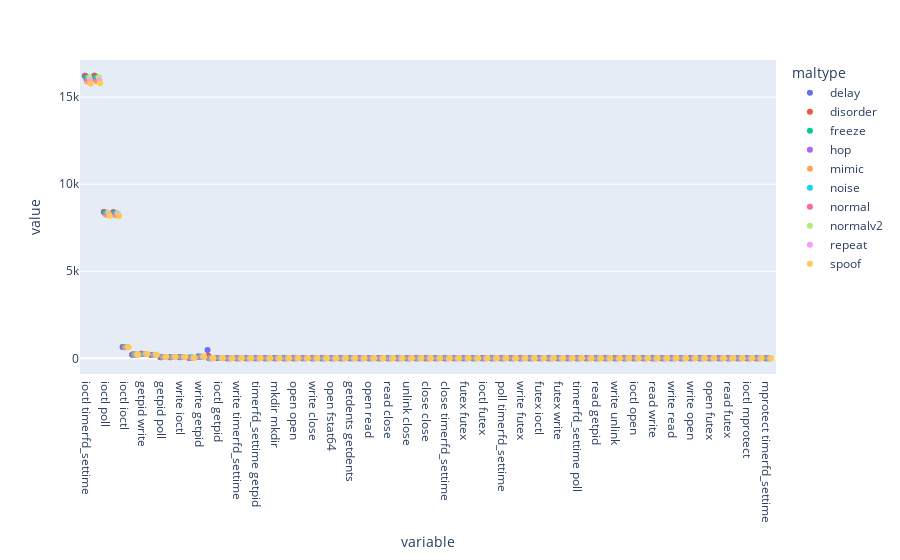

The notebook cell saved with this chart:
### Code cell
import plotly.express as px
k1 = [i for i in gram_1]
fig = px.strip(mead_2_gram, color='maltype')
fig.show()

### Figure 1 — Plotly figure (JSON) as saved in the notebook; plotly's stock layout.template omitted (floating-point values rounded to 4 significant figures)
{"data": [{"alignmentgroup": "True", "boxpoints": "all", "fillcolor": "rgba(255,255,255,0)", "hoveron": "points", "hovertemplate": "maltype=delay<br>variable=%{x}<br>value=%{y}<extra></extra>", "legendgroup": "delay", "line": {"color": "rgba(255,255,255,0)"}, "marker": {"color": "#636efa"}, "name": "delay", "offsetgroup": "delay", "orientation": "v", "pointpos": 0, "showlegend": true, "type": "box", "x": ["ioctl timerfd_settime", "timerfd_settime ioctl", "ioctl poll", "poll ioctl", "ioctl ioctl", "poll getpid", "getpid write", "write poll", "getpid poll", "poll write", "write ioctl", "ioctl write", "write getpid", "write write", "ioctl getpid", "getpid ioctl", "write timerfd_settime", "timerfd_settime write", "timerfd_settime getpid", "ioctl mkdir", "mkdir mkdir", "mkdir open", "open open", "open write", "write close", "close open", "open fstat64", "fstat64 getdents", "getdents getdents", "getdents open", "open read", "read read", "read close", "close unlink", "unlink close", "close mkdir", "close close", "open close", "close timerfd_settime", "poll futex", "futex futex", "futex poll", "ioctl futex", "futex timerfd_settime", "poll timerfd_settime", "futex getpid", "write futex", "timerfd_settime futex", "futex ioctl", "getpid timerfd_settime", "futex write", "getpid futex", "timerfd_settime poll", "poll poll", "read getpid", "close getpid", "write unlink", "timerfd_settime timerfd_settime", "ioctl open", "getpid read", "read write", "futex read", "write read", "open getpid", "write open", "close futex", "open futex", "futex open", "read futex", "getpid open", "ioctl mprotect", "mprotect mprotect", "mprotect timerfd_settime"], "x0": " ", "xaxis": "x", "y": [16230.0, 16230.0, 8410.0, 8392.0, 649.5, 204.6, 260.2, 188.8, 61.33, 61.38, 64.28, 37.12, 97.29, 475.0, 17.84, 3.163, 10.02, 2.75, 2.902, 0.3677, 1.833, 1.834, 3.301, 1.835, 1.836, 4.038, 1.833, 1.833, 1.833, 1.833, 1.837, 1.837, 1.836, 1.832, 1.833, 1.467, 1.468, 2.2, 0.3677, 1.742, 4.427, 0.6395, 1.427, 1.415, 0.06385, 2.049, 1.126, 0.3193, 0.4655, 0.03913, 0.05355, 0.009269, 0.00309, 0.007209, 0.00103, 0.00103, 0.00103, 0.00206, 0, 0, 0, 0, 0, 0, 0, 0, 0, 0, 0, 0, 0, 0, 0], "y0": " ", "yaxis": "y"}, {"alignmentgroup": "True", "boxpoints": "all", "fillcolor": "rgba(255,255,255,0)", "hoveron": "points", "hovertemplate": "maltype=disorder<br>variable=%{x}<br>value=%{y}<extra></extra>", "legendgroup": "disorder", "line": {"color": "rgba(255,255,255,0)"}, "marker": {"color": "#EF553B"}, "name": "disorder", "offsetgroup": "disorder", "orientation": "v", "pointpos": 0, "showlegend": true, "type": "box", "x": ["ioctl timerfd_settime", "timerfd_settime ioctl", "ioctl poll", "poll ioctl", "ioctl ioctl", "poll getpid", "getpid write", "write poll", "getpid poll", "poll write", "write ioctl", "ioctl write", "write getpid", "write write", "ioctl getpid", "getpid ioctl", "write timerfd_settime", "timerfd_settime write", "timerfd_settime getpid", "ioctl mkdir", "mkdir mkdir", "mkdir open", "open open", "open write", "write close", "close open", "open fstat64", "fstat64 getdents", "getdents getdents", "getdents open", "open read", "read read", "read close", "close unlink", "unlink close", "close mkdir", "close close", "open close", "close timerfd_settime", "poll futex", "futex futex", "futex poll", "ioctl futex", "futex timerfd_settime", "poll timerfd_settime", "futex getpid", "write futex", "timerfd_settime futex", "futex ioctl", "getpid timerfd_settime", "futex write", "getpid futex", "timerfd_settime poll", "poll poll", "read getpid", "close getpid", "write unlink", "timerfd_settime timerfd_settime", "ioctl open", "getpid read", "read write", "futex read", "write read", "open getpid", "write open", "close futex", "open futex", "futex open", "read futex", "getpid open", "ioctl mprotect", "mprotect mprotect", "mprotect timerfd_settime"], "x0": " ", "xaxis": "x", "y": [16220.0, 16220.0, 8403.0, 8382.0, 649.1, 212.4, 254.2, 192.9, 67.36, 67.41, 67.57, 38.5, 92.67, 141.0, 15.89, 2.87, 7.93, 1.933, 1.805, 0.0009579, 0.004789, 0.004789, 0.2347, 0.5268, 0.5268, 3.525, 0.004789, 0.004789, 0.004789, 0.004789, 3.745, 3.741, 3.745, 0.004789, 0.004789, 0.003831, 0.003831, 0.005747, 0.7481, 1.612, 3.712, 0.7155, 1.369, 1.362, 0.07184, 1.671, 0.9828, 0.2471, 0.4262, 0.05364, 0.03736, 0.002874, 0.001916, 0.004789, 0.0009579, 0.0009579, 0, 0.0009579, 0.7481, 0.001916, 0.001916, 0.0009579, 0, 0, 0, 0, 0, 0, 0, 0, 0, 0, 0], "y0": " ", "yaxis": "y"}, {"alignmentgroup": "True", "boxpoints": "all", "fillcolor": "rgba(255,255,255,0)", "hoveron": "points", "hovertemplate": "maltype=freeze<br>variable=%{x}<br>value=%{y}<extra></extra>", "legendgroup": "freeze", "line": {"color": "rgba(255,255,255,0)"}, "marker": {"color": "#00cc96"}, "name": "freeze", "offsetgroup": "freeze", "orientation": "v", "pointpos": 0, "showlegend": true, "type": "box", "x": ["ioctl timerfd_settime", "timerfd_settime ioctl", "ioctl poll", "poll ioctl", "ioctl ioctl", "poll getpid", "getpid write", "write poll", "getpid poll", "poll write", "write ioctl", "ioctl write", "write getpid", "write write", "ioctl getpid", "getpid ioctl", "write timerfd_settime", "timerfd_settime write", "timerfd_settime getpid", "ioctl mkdir", "mkdir mkdir", "mkdir open", "open open", "open write", "write close", "close open", "open fstat64", "fstat64 getdents", "getdents getdents", "getdents open", "open read", "read read", "read close", "close unlink", "unlink close", "close mkdir", "close close", "open close", "close timerfd_settime", "poll futex", "futex futex", "futex poll", "ioctl futex", "futex timerfd_settime", "poll timerfd_settime", "futex getpid", "write futex", "timerfd_settime futex", "futex ioctl", "getpid timerfd_settime", "futex write", "getpid futex", "timerfd_settime poll", "poll poll", "read getpid", "close getpid", "write unlink", "timerfd_settime timerfd_settime", "ioctl open", "getpid read", "read write", "futex read", "write read", "open getpid", "write open", "close futex", "open futex", "futex open", "read futex", "getpid open", "ioctl mprotect", "mprotect mprotect", "mprotect timerfd_settime"], "x0": " ", "xaxis": "x", "y": [16100.0, 16110.0, 8341.0, 8316.0, 644.5, 219.2, 246.4, 195.8, 73.11, 73.21, 75.06, 41.91, 82.58, 8.317, 17.44, 2.635, 8.368, 1.49, 1.319, 0.0009579, 0, 0.0009579, 0.7375, 0.003831, 0.003831, 2.965, 0, 0, 0, 0, 3.701, 3.698, 3.701, 0, 0, 0, 0, 0, 0.7404, 1.608, 4.158, 1.016, 1.699, 1.696, 0.06801, 1.624, 1.227, 0.2902, 0.4646, 0.06609, 0.02778, 0.003831, 0.003831, 0.007663, 0.002874, 0, 0, 0.001916, 0.7395, 0, 0, 0, 0.002874, 0, 0, 0, 0, 0, 0, 0, 0, 0, 0], "y0": " ", "yaxis": "y"}, {"alignmentgroup": "True", "boxpoints": "all", "fillcolor": "rgba(255,255,255,0)", "hoveron": "points", "hovertemplate": "maltype=hop<br>variable=%{x}<br>value=%{y}<extra></extra>", "legendgroup": "hop", "line": {"color": "rgba(255,255,255,0)"}, "marker": {"color": "#ab63fa"}, "name": "hop", "offsetgroup": "hop", "orientation": "v", "pointpos": 0, "showlegend": true, "type": "box", "x": ["ioctl timerfd_settime", "timerfd_settime ioctl", "ioctl poll", "poll ioctl", "ioctl ioctl", "poll getpid", "getpid write", "write poll", "getpid poll", "poll write", "write ioctl", "ioctl write", "write getpid", "write write", "ioctl getpid", "getpid ioctl", "write timerfd_settime", "timerfd_settime write", "timerfd_settime getpid", "ioctl mkdir", "mkdir mkdir", "mkdir open", "open open", "open write", "write close", "close open", "open fstat64", "fstat64 getdents", "getdents getdents", "getdents open", "open read", "read read", "read close", "close unlink", "unlink close", "close mkdir", "close close", "open close", "close timerfd_settime", "poll futex", "futex futex", "futex poll", "ioctl futex", "futex timerfd_settime", "poll timerfd_settime", "futex getpid", "write futex", "timerfd_settime futex", "futex ioctl", "getpid timerfd_settime", "futex write", "getpid futex", "timerfd_settime poll", "poll poll", "read getpid", "close getpid", "write unlink", "timerfd_settime timerfd_settime", "ioctl open", "getpid read", "read write", "futex read", "write read", "open getpid", "write open", "close futex", "open futex", "futex open", "read futex", "getpid open", "ioctl mprotect", "mprotect mprotect", "mprotect timerfd_settime"], "x0": " ", "xaxis": "x", "y": [15970.0, 15970.0, 8273.0, 8247.0, 639.0, 218.6, 247.1, 193.0, 70.59, 70.63, 71.54, 36.33, 82.64, 6.321, 16.09, 1.778, 6.703, 0.999, 0.8305, 0.0009579, 0, 0.0009579, 0.728, 0, 0.0009579, 2.907, 0, 0, 0, 0, 3.634, 3.634, 3.633, 0, 0, 0, 0, 0, 0.727, 1.321, 3.617, 0.9789, 1.426, 1.414, 0.06322, 1.32, 1.144, 0.2883, 0.4416, 0.04981, 0.02778, 0.002874, 0.003831, 0.005747, 0.001916, 0, 0, 0.001916, 0.7261, 0, 0, 0, 0.0009579, 0, 0, 0, 0, 0, 0, 0, 0, 0, 0], "y0": " ", "yaxis": "y"}, {"alignmentgroup": "True", "boxpoints": "all", "fillcolor": "rgba(255,255,255,0)", "hoveron": "points", "hovertemplate": "maltype=mimic<br>variable=%{x}<br>value=%{y}<extra></extra>", "legendgroup": "mimic", "line": {"color": "rgba(255,255,255,0)"}, "marker": {"color": "#FFA15A"}, "name": "mimic", "offsetgroup": "mimic", "orientation": "v", "pointpos": 0, "showlegend": true, "type": "box", "x": ["ioctl timerfd_settime", "timerfd_settime ioctl", "ioctl poll", "poll ioctl", "ioctl ioctl", "poll getpid", "getpid write", "write poll", "getpid poll", "poll write", "write ioctl", "ioctl write", "write getpid", "write write", "ioctl getpid", "getpid ioctl", "write timerfd_settime", "timerfd_settime write", "timerfd_settime getpid", "ioctl mkdir", "mkdir mkdir", "mkdir open", "open open", "open write", "write close", "close open", "open fstat64", "fstat64 getdents", "getdents getdents", "getdents open", "open read", "read read", "read close", "close unlink", "unlink close", "close mkdir", "close close", "open close", "close timerfd_settime", "poll futex", "futex futex", "futex poll", "ioctl futex", "futex timerfd_settime", "poll timerfd_settime", "futex getpid", "write futex", "timerfd_settime futex", "futex ioctl", "getpid timerfd_settime", "futex write", "getpid futex", "timerfd_settime poll", "poll poll", "read getpid", "close getpid", "write unlink", "timerfd_settime timerfd_settime", "ioctl open", "getpid read", "read write", "futex read", "write read", "open getpid", "write open", "close futex", "open futex", "futex open", "read futex", "getpid open", "ioctl mprotect", "mprotect mprotect", "mprotect timerfd_settime"], "x0": " ", "xaxis": "x", "y": [15900.0, 15910.0, 8241.0, 8213.0, 636.4, 215.0, 245.4, 188.7, 70.36, 70.41, 71.9, 35.57, 83.61, 7.247, 17.32, 2.364, 7.402, 1.385, 0.9799, 0.0009579, 0, 0.0009579, 0.7356, 0, 0, 2.942, 0, 0, 0, 0, 3.677, 3.675, 3.677, 0, 0, 0, 0, 0, 0.7347, 1.3, 3.671, 1.041, 1.436, 1.422, 0.04502, 1.233, 1.176, 0.2663, 0.4598, 0.05747, 0.02682, 0.004789, 0, 0.005747, 0.001916, 0, 0, 0.0009579, 0.7347, 0, 0, 0.0009579, 0.0009579, 0.0009579, 0.0009579, 0.0009579, 0, 0, 0, 0, 0, 0, 0], "y0": " ", "yaxis": "y"}, {"alignmentgroup": "True", "boxpoints": "all", "fillcolor": "rgba(255,255,255,0)", "hoveron": "points", "hovertemplate": "maltype=noise<br>variable=%{x}<br>value=%{y}<extra></extra>", "legendgroup": "noise", "line": {"color": "rgba(255,255,255,0)"}, "marker": {"color": "#19d3f3"}, "name": "noise", "offsetgroup": "noise", "orientation": "v", "pointpos": 0, "showlegend": true, "type": "box", "x": ["ioctl timerfd_settime", "timerfd_settime ioctl", "ioctl poll", "poll ioctl", "ioctl ioctl", "poll getpid", "getpid write", "write poll", "getpid poll", "poll write", "write ioctl", "ioctl write", "write getpid", "write write", "ioctl getpid", "getpid ioctl", "write timerfd_settime", "timerfd_settime write", "timerfd_settime getpid", "ioctl mkdir", "mkdir mkdir", "mkdir open", "open open", "open write", "write close", "close open", "open fstat64", "fstat64 getdents", "getdents getdents", "getdents open", "open read", "read read", "read close", "close unlink", "unlink close", "close mkdir", "close close", "open close", "close timerfd_settime", "poll futex", "futex futex", "futex poll", "ioctl futex", "futex timerfd_settime", "poll timerfd_settime", "futex getpid", "write futex", "timerfd_settime futex", "futex ioctl", "getpid timerfd_settime", "futex write", "getpid futex", "timerfd_settime poll", "poll poll", "read getpid", "close getpid", "write unlink", "timerfd_settime timerfd_settime", "ioctl open", "getpid read", "read write", "futex read", "write read", "open getpid", "write open", "close futex", "open futex", "futex open", "read futex", "getpid open", "ioctl mprotect", "mprotect mprotect", "mprotect timerfd_settime"], "x0": " ", "xaxis": "x", "y": [16120.0, 16130.0, 8352.0, 8328.0, 645.2, 222.5, 248.8, 199.6, 71.45, 71.57, 69.82, 38.77, 82.86, 6.595, 14.94, 2.2, 6.718, 1.125, 0.8812, 0.001916, 0, 0.001916, 0.7567, 0.0009579, 0.0009579, 3.022, 0, 0, 0, 0, 3.777, 3.776, 3.777, 0, 0, 0, 0, 0, 0.7557, 1.407, 3.975, 1.106, 1.556, 1.552, 0.06897, 1.36, 1.278, 0.2874, 0.4837, 0.08142, 0.03448, 0.008621, 0.002874, 0.01054, 0.0009579, 0, 0, 0.002874, 0.7538, 0, 0, 0, 0.0009579, 0.0009579, 0.0009579, 0, 0.0009579, 0.0009579, 0, 0, 0, 0, 0], "y0": " ", "yaxis": "y"}, {"alignmentgroup": "True", "boxpoints": "all", "fillcolor": "rgba(255,255,255,0)", "hoveron": "points", "hovertemplate": "maltype=normal<br>variable=%{x}<br>value=%{y}<extra></extra>", "legendgroup": "normal", "line": {"color": "rgba(255,255,255,0)"}, "marker": {"color": "#FF6692"}, "name": "normal", "offsetgroup": "normal", "orientation": "v", "pointpos": 0, "showlegend": true, "type": "box", "x": ["ioctl timerfd_settime", "timerfd_settime ioctl", "ioctl poll", "poll ioctl", "ioctl ioctl", "poll getpid", "getpid write", "write poll", "getpid poll", "poll write", "write ioctl", "ioctl write", "write getpid", "write write", "ioctl getpid", "getpid ioctl", "write timerfd_settime", "timerfd_settime write", "timerfd_settime getpid", "ioctl mkdir", "mkdir mkdir", "mkdir open", "open open", "open write", "write close", "close open", "open fstat64", "fstat64 getdents", "getdents getdents", "getdents open", "open read", "read read", "read close", "close unlink", "unlink close", "close mkdir", "close close", "open close", "close timerfd_settime", "poll futex", "futex futex", "futex poll", "ioctl futex", "futex timerfd_settime", "poll timerfd_settime", "futex getpid", "write futex", "timerfd_settime futex", "futex ioctl", "getpid timerfd_settime", "futex write", "getpid futex", "timerfd_settime poll", "poll poll", "read getpid", "close getpid", "write unlink", "timerfd_settime timerfd_settime", "ioctl open", "getpid read", "read write", "futex read", "write read", "open getpid", "write open", "close futex", "open futex", "futex open", "read futex", "getpid open", "ioctl mprotect", "mprotect mprotect", "mprotect timerfd_settime"], "x0": " ", "xaxis": "x", "y": [16050.0, 16050.0, 8314.0, 8289.0, 642.2, 217.4, 247.9, 193.2, 70.91, 70.94, 71.55, 37.53, 84.81, 7.716, 16.56, 2.204, 7.005, 1.295, 0.9693, 0.001916, 0, 0.001916, 0.7318, 0.002874, 0.002874, 2.928, 0, 0, 0, 0, 3.657, 3.656, 3.657, 0, 0, 0, 0, 0, 0.7308, 1.383, 3.686, 0.9895, 1.491, 1.483, 0.0546, 1.371, 1.144, 0.2854, 0.4454, 0.05077, 0.02203, 0.005747, 0.002874, 0.001916, 0.0009579, 0, 0, 0.0009579, 0.7299, 0, 0, 0, 0.0009579, 0, 0, 0.0009579, 0, 0, 0, 0, 0, 0, 0], "y0": " ", "yaxis": "y"}, {"alignmentgroup": "True", "boxpoints": "all", "fillcolor": "rgba(255,255,255,0)", "hoveron": "points", "hovertemplate": "maltype=normalv2<br>variable=%{x}<br>value=%{y}<extra></extra>", "legendgroup": "normalv2", "line": {"color": "rgba(255,255,255,0)"}, "marker": {"color": "#B6E880"}, "name": "normalv2", "offsetgroup": "normalv2", "orientation": "v", "pointpos": 0, "showlegend": true, "type": "box", "x": ["ioctl timerfd_settime", "timerfd_settime ioctl", "ioctl poll", "poll ioctl", "ioctl ioctl", "poll getpid", "getpid write", "write poll", "getpid poll", "poll write", "write ioctl", "ioctl write", "write getpid", "write write", "ioctl getpid", "getpid ioctl", "write timerfd_settime", "timerfd_settime write", "timerfd_settime getpid", "ioctl mkdir", "mkdir mkdir", "mkdir open", "open open", "open write", "write close", "close open", "open fstat64", "fstat64 getdents", "getdents getdents", "getdents open", "open read", "read read", "read close", "close unlink", "unlink close", "close mkdir", "close close", "open close", "close timerfd_settime", "poll futex", "futex futex", "futex poll", "ioctl futex", "futex timerfd_settime", "poll timerfd_settime", "futex getpid", "write futex", "timerfd_settime futex", "futex ioctl", "getpid timerfd_settime", "futex write", "getpid futex", "timerfd_settime poll", "poll poll", "read getpid", "close getpid", "write unlink", "timerfd_settime timerfd_settime", "ioctl open", "getpid read", "read write", "futex read", "write read", "open getpid", "write open", "close futex", "open futex", "futex open", "read futex", "getpid open", "ioctl mprotect", "mprotect mprotect", "mprotect timerfd_settime"], "x0": " ", "xaxis": "x", "y": [16130.0, 16140.0, 8359.0, 8334.0, 645.6, 221.0, 249.1, 197.4, 71.86, 71.89, 68.95, 36.88, 85.22, 5.784, 14.59, 1.789, 6.096, 0.977, 0.7117, 0, 0, 0, 0.7328, 0, 0, 2.939, 0, 0, 0, 0, 3.673, 3.668, 3.673, 0, 0, 0, 0, 0, 0.7337, 1.277, 3.521, 1.058, 1.385, 1.375, 0.06513, 1.196, 1.192, 0.2998, 0.4847, 0.05077, 0.04119, 0.004789, 0.002874, 0.006705, 0.001916, 0.0009579, 0, 0.0009579, 0.7337, 0, 0.0009579, 0.002874, 0.001916, 0.002874, 0.0009579, 0, 0, 0.001916, 0.001916, 0.0009579, 0, 0, 0], "y0": " ", "yaxis": "y"}, {"alignmentgroup": "True", "boxpoints": "all", "fillcolor": "rgba(255,255,255,0)", "hoveron": "points", "hovertemplate": "maltype=repeat<br>variable=%{x}<br>value=%{y}<extra></extra>", "legendgroup": "repeat", "line": {"color": "rgba(255,255,255,0)"}, "marker": {"color": "#FF97FF"}, "name": "repeat", "offsetgroup": "repeat", "orientation": "v", "pointpos": 0, "showlegend": true, "type": "box", "x": ["ioctl timerfd_settime", "timerfd_settime ioctl", "ioctl poll", "poll ioctl", "ioctl ioctl", "poll getpid", "getpid write", "write poll", "getpid poll", "poll write", "write ioctl", "ioctl write", "write getpid", "write write", "ioctl getpid", "getpid ioctl", "write timerfd_settime", "timerfd_settime write", "timerfd_settime getpid", "ioctl mkdir", "mkdir mkdir", "mkdir open", "open open", "open write", "write close", "close open", "open fstat64", "fstat64 getdents", "getdents getdents", "getdents open", "open read", "read read", "read close", "close unlink", "unlink close", "close mkdir", "close close", "open close", "close timerfd_settime", "poll futex", "futex futex", "futex poll", "ioctl futex", "futex timerfd_settime", "poll timerfd_settime", "futex getpid", "write futex", "timerfd_settime futex", "futex ioctl", "getpid timerfd_settime", "futex write", "getpid futex", "timerfd_settime poll", "poll poll", "read getpid", "close getpid", "write unlink", "timerfd_settime timerfd_settime", "ioctl open", "getpid read", "read write", "futex read", "write read", "open getpid", "write open", "close futex", "open futex", "futex open", "read futex", "getpid open", "ioctl mprotect", "mprotect mprotect", "mprotect timerfd_settime"], "x0": " ", "xaxis": "x", "y": [15930.0, 15930.0, 8252.0, 8226.0, 637.4, 217.5, 248.6, 192.5, 67.89, 67.94, 70.91, 36.67, 82.39, 6.454, 16.53, 2.109, 7.514, 1.125, 0.9914, 0.0009579, 0, 0.0009579, 0.7289, 0, 0, 2.915, 0, 0, 0, 0, 3.644, 3.644, 3.644, 0, 0, 0, 0, 0, 0.7289, 1.307, 3.603, 0.8994, 1.354, 1.351, 0.06034, 1.277, 1.076, 0.2184, 0.408, 0.05651, 0.02682, 0.006705, 0.004789, 0.007663, 0, 0, 0, 0.001916, 0.728, 0, 0, 0, 0, 0, 0, 0, 0, 0, 0, 0, 0, 0, 0], "y0": " ", "yaxis": "y"}, {"alignmentgroup": "True", "boxpoints": "all", "fillcolor": "rgba(255,255,255,0)", "hoveron": "points", "hovertemplate": "maltype=spoof<br>variable=%{x}<br>value=%{y}<extra></extra>", "legendgroup": "spoof", "line": {"color": "rgba(255,255,255,0)"}, "marker": {"color": "#FECB52"}, "name": "spoof", "offsetgroup": "spoof", "orientation": "v", "pointpos": 0, "showlegend": true, "type": "box", "x": ["ioctl timerfd_settime", "timerfd_settime ioctl", "ioctl poll", "poll ioctl", "ioctl ioctl", "poll getpid", "getpid write", "write poll", "getpid poll", "poll write", "write ioctl", "ioctl write", "write getpid", "write write", "ioctl getpid", "getpid ioctl", "write timerfd_settime", "timerfd_settime write", "timerfd_settime getpid", "ioctl mkdir", "mkdir mkdir", "mkdir open", "open open", "open write", "write close", "close open", "open fstat64", "fstat64 getdents", "getdents getdents", "getdents open", "open read", "read read", "read close", "close unlink", "unlink close", "close mkdir", "close close", "open close", "close timerfd_settime", "poll futex", "futex futex", "futex poll", "ioctl futex", "futex timerfd_settime", "poll timerfd_settime", "futex getpid", "write futex", "timerfd_settime futex", "futex ioctl", "getpid timerfd_settime", "futex write", "getpid futex", "timerfd_settime poll", "poll poll", "read getpid", "close getpid", "write unlink", "timerfd_settime timerfd_settime", "ioctl open", "getpid read", "read write", "futex read", "write read", "open getpid", "write open", "close futex", "open futex", "futex open", "read futex", "getpid open", "ioctl mprotect", "mprotect mprotect", "mprotect timerfd_settime"], "x0": " ", "xaxis": "x", "y": [15790.0, 15800.0, 8184.0, 8156.0, 631.9, 211.8, 246.0, 184.7, 67.77, 67.79, 69.91, 33.32, 85.76, 7.099, 16.33, 2.078, 6.865, 1.181, 0.8563, 0, 0, 0, 0.727, 0.001916, 0.001916, 2.918, 0, 0, 0, 0, 3.645, 3.643, 3.645, 0, 0, 0, 0, 0, 0.7289, 1.224, 3.312, 0.9377, 1.239, 1.231, 0.04023, 1.132, 1.08, 0.2663, 0.4866, 0.04502, 0.02778, 0.003831, 0.002874, 0.01054, 0.0009579, 0, 0, 0.001916, 0.7289, 0, 0, 0, 0.001916, 0, 0, 0, 0, 0, 0.0009579, 0, 0.0009579, 0.001916, 0.0009579], "y0": " ", "yaxis": "y"}], "layout": {"boxmode": "group", "legend": {"title": {"text": "maltype"}, "tracegroupgap": 0}, "margin": {"t": 60}, "xaxis": {"anchor": "y", "domain": [0, 1], "title": {"text": "variable"}}, "yaxis": {"anchor": "x", "domain": [0, 1], "title": {"text": "value"}}}}
